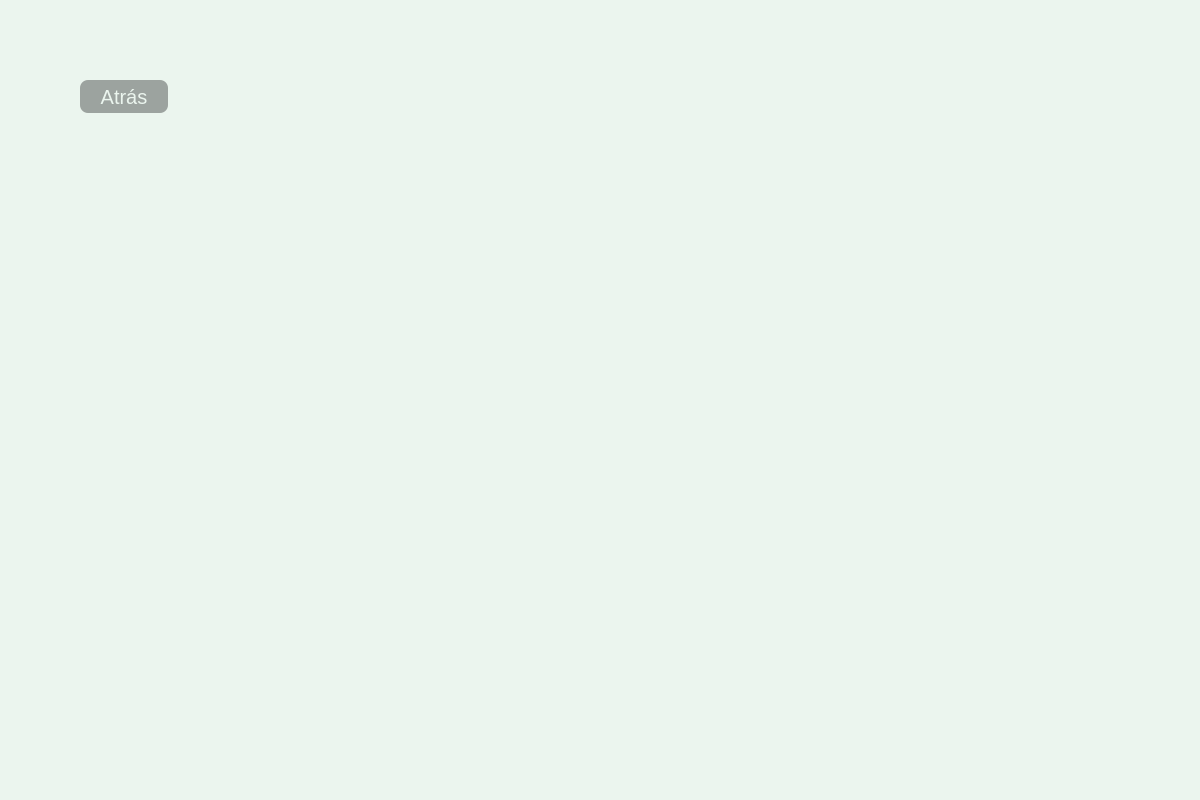
<?xml version="1.0" encoding="UTF-8"?>
<ui version="4.0">
 <class>Achievements</class>
 <widget class="QWidget" name="Achievements">
  <property name="geometry">
   <rect>
    <x>0</x>
    <y>0</y>
    <width>1200</width>
    <height>800</height>
   </rect>
  </property>
  <property name="windowTitle">
   <string>Achievements</string>
  </property>
  <property name="windowIcon">
   <iconset resource="imgresources.qrc">
    <normaloff>:/img/isotipo.png</normaloff>:/img/isotipo.png</iconset>
  </property>
  <property name="styleSheet">
   <string notr="true">background-color: rgb(235, 245, 238);</string>
  </property>
  <widget class="QLabel" name="label">
   <property name="geometry">
    <rect>
     <x>430</x>
     <y>30</y>
     <width>341</width>
     <height>131</height>
    </rect>
   </property>
   <property name="text">
    <string/>
   </property>
   <property name="pixmap">
    <pixmap resource="imgresources.qrc">:/img/achievementsTitle.png</pixmap>
   </property>
   <property name="scaledContents">
    <bool>true</bool>
   </property>
  </widget>
  <widget class="QPushButton" name="toMainWIndow">
   <property name="geometry">
    <rect>
     <x>80</x>
     <y>80</y>
     <width>88</width>
     <height>33</height>
    </rect>
   </property>
   <property name="styleSheet">
    <string notr="true">QPushButton{
	border: none;
	border-radius: 8px;
	font-size: 20px;
}
QPushButton:!hover{
	background-color: rgb(156, 163, 159);
	color: rgb(235, 245, 238);
}
QPushButton:hover{
	color: rgb(156, 163, 159);
	background-color: rgb(235, 245, 238);
}</string>
   </property>
   <property name="text">
    <string>Atrás</string>
   </property>
  </widget>
 </widget>
 <resources>
  <include location="imgresources.qrc"/>
 </resources>
 <connections/>
</ui>
